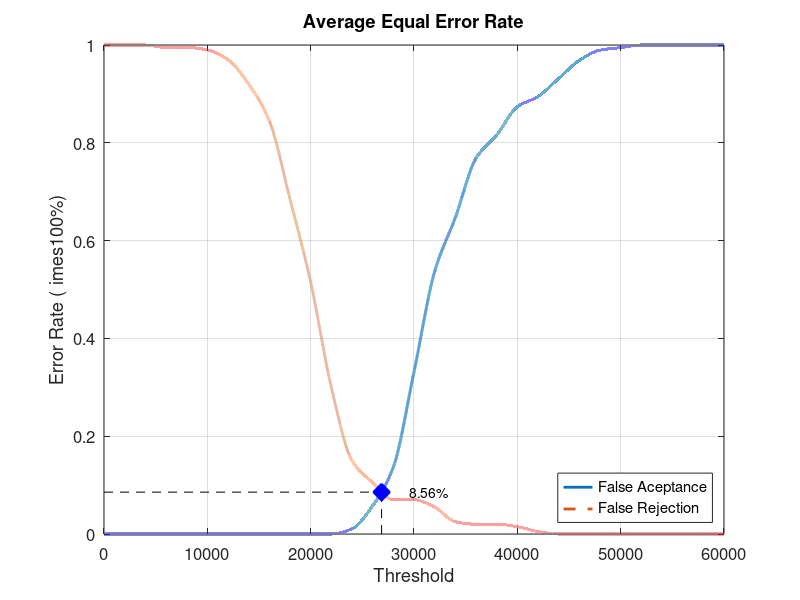
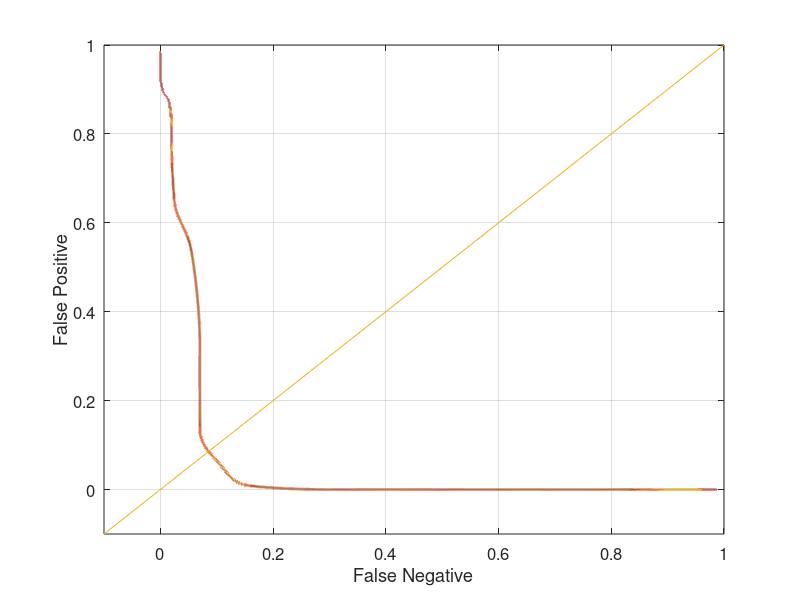

Write the MATLAB code that produced these figures, in order.
close all;
clear;
clc;
x = 0:2000:60000;
xq = 0:0.5:60000;

y0 = [0 0 0 0 0 0 0 0 0 0 0 0 0.0105263 0.0578947 0.136842 0.331579 0.536842 0.647368 0.768421 0.815789 0.873684 0.894737 0.931579 0.968421 0.989474 0.994737 1 1 1 1 1]
yy0 = interp1(x, y0, xq, 'pchip');
y1 = [1 1 1 0.995 0.995 0.99 0.97 0.92 0.845 0.685 0.515 0.3 0.15 0.105 0.07 0.07 0.055 0.025 0.02 0.02 0.015 0.005 0 0 0 0 0 0 0 0 0]
yy1 = interp1(x, y1, xq, 'pchip');

% Calculating EER: 
y2 = abs(y0 - y1);
find(y2 == min(y2))
yy2 = abs(yy0 - yy1);
xEER = find(yy2 == min(yy2));
xEERIndex = xq(xEER) % X-axis EER
yEER = yy0(xEER) % Y-axis EER

main = figure
plot(xq, yy0,'-','LineWidth', 2);	hold on
plot(xq, yy1,'--','LineWidth', 2);	hold on
plot([xEERIndex xEERIndex], [0 yEER], 'k--');	hold on
plot([0 xEERIndex], [yEER yEER], 'k--');	hold on
plot(xEERIndex, yEER, 'bx', 'LineWidth', 10);	hold on
text(xEERIndex + 10 * xEERIndex / 100, yEER, [num2str(round((10000 * yEER)) / 100) '%'])
legend('False Aceptance', 'False Rejection', 'Location', 'SouthEast')
xlabel('Threshold')
ylabel('Error Rate (	imes100%)')
title('Average Equal Error Rate')
set(gca, 'FontSize', 12)
axis([0 60000 0 1])
grid on

print(main, 'Database2_1Main', '-dpng');
FNRxFPR = figure('Color', [1 1 1]);
plot(yy1, yy0, '-', yy1, yy0, 'LineWidth', 2);
hold on
y = -0.1:0.1:1
plot(y, y); 
set(gca, 'FontSize', 12)
xlabel('False Negative')
ylabel('False Positive')
axis([-0.1 1 -0.1 1])
set(gca, 'FontSize', 12)
grid on

print(FNRxFPR, 'Database2_1FNRxFPR','-dpng');
